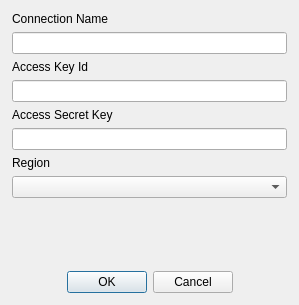
<?xml version="1.0" encoding="UTF-8"?>
<ui version="4.0">
 <class>connection_window</class>
 <widget class="QMainWindow" name="connection_window">
  <property name="geometry">
   <rect>
    <x>0</x>
    <y>0</y>
    <width>299</width>
    <height>305</height>
   </rect>
  </property>
  <property name="windowTitle">
   <string>Connection</string>
  </property>
  <widget class="QWidget" name="centralwidget">
   <layout class="QVBoxLayout" name="verticalLayout">
    <property name="leftMargin">
     <number>12</number>
    </property>
    <property name="topMargin">
     <number>12</number>
    </property>
    <property name="rightMargin">
     <number>12</number>
    </property>
    <property name="bottomMargin">
     <number>12</number>
    </property>
    <item>
     <widget class="QLabel" name="label_4">
      <property name="text">
       <string>Connection Name</string>
      </property>
     </widget>
    </item>
    <item>
     <widget class="QLineEdit" name="connection_name_txt"/>
    </item>
    <item>
     <widget class="QLabel" name="label">
      <property name="text">
       <string>Access Key Id</string>
      </property>
     </widget>
    </item>
    <item>
     <widget class="QLineEdit" name="access_id_txt">
      <property name="echoMode">
       <enum>QLineEdit::Password</enum>
      </property>
     </widget>
    </item>
    <item>
     <widget class="QLabel" name="label_2">
      <property name="text">
       <string>Access Secret Key</string>
      </property>
     </widget>
    </item>
    <item>
     <widget class="QLineEdit" name="secret_key_txt">
      <property name="echoMode">
       <enum>QLineEdit::Password</enum>
      </property>
     </widget>
    </item>
    <item>
     <widget class="QLabel" name="label_3">
      <property name="text">
       <string>Region</string>
      </property>
     </widget>
    </item>
    <item>
     <widget class="QComboBox" name="region_cmb"/>
    </item>
    <item>
     <spacer name="verticalSpacer">
      <property name="orientation">
       <enum>Qt::Vertical</enum>
      </property>
      <property name="sizeHint" stdset="0">
       <size>
        <width>20</width>
        <height>40</height>
       </size>
      </property>
     </spacer>
    </item>
    <item>
     <widget class="QDialogButtonBox" name="dialog_box">
      <property name="orientation">
       <enum>Qt::Horizontal</enum>
      </property>
      <property name="standardButtons">
       <set>QDialogButtonBox::Cancel|QDialogButtonBox::Ok</set>
      </property>
      <property name="centerButtons">
       <bool>true</bool>
      </property>
     </widget>
    </item>
   </layout>
  </widget>
  <widget class="QMenuBar" name="menubar">
   <property name="geometry">
    <rect>
     <x>0</x>
     <y>0</y>
     <width>299</width>
     <height>22</height>
    </rect>
   </property>
  </widget>
 </widget>
 <resources/>
 <connections>
  <connection>
   <sender>dialog_box</sender>
   <signal>rejected()</signal>
   <receiver>connection_window</receiver>
   <slot>close()</slot>
   <hints>
    <hint type="sourcelabel">
     <x>173</x>
     <y>284</y>
    </hint>
    <hint type="destinationlabel">
     <x>173</x>
     <y>152</y>
    </hint>
   </hints>
  </connection>
  <connection>
   <sender>dialog_box</sender>
   <signal>accepted()</signal>
   <receiver>connection_window</receiver>
   <slot>save_connection()</slot>
   <hints>
    <hint type="sourcelabel">
     <x>149</x>
     <y>284</y>
    </hint>
    <hint type="destinationlabel">
     <x>149</x>
     <y>152</y>
    </hint>
   </hints>
  </connection>
 </connections>
</ui>
